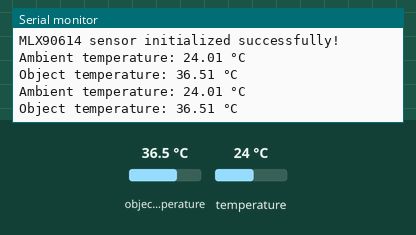
A sketch run on a simulated Arduino Uno, built with avr-gcc and run on an emulated ATmega328P. Parts: the last lines printed to the serial monitor. The test bench sets the inputs (shaded band); at power-on: object temperature 36.5 °C, temperature 24 °C.

Above: at 1.8 s.
1.9 s: object temperature set to 20 °C
At 2.8 s:
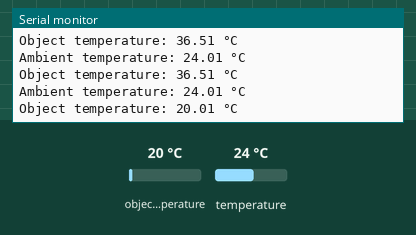
3.4 s: temperature set to 12 °C
At 4.7 s:
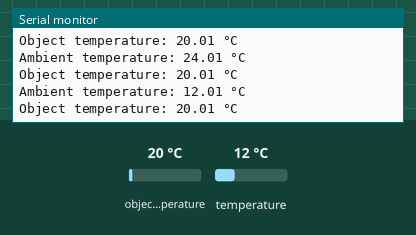
4.9 s: object temperature set to 26 °C
At 5.8 s:
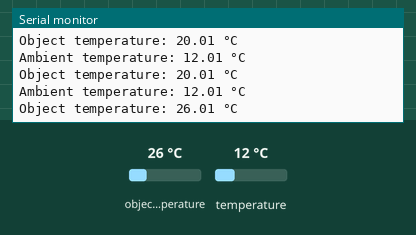
Timing chart, 0 to 7.9 s (numbered marks = the images above; inputs shaded):
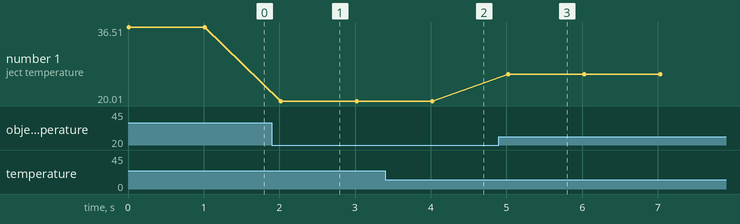

Measured:
- after the input at 1.9 s, the serial monitor: prints a new line after 0.12 s (image 1)
- after the input at 3.4 s, the serial monitor: prints a new line after 0.62 s (image 2)
- after the input at 4.9 s, the serial monitor: prints a new line after 0.13 s (image 3)
- plotted number 1: 36.51 → 20.01 after the input at 1.9 s, 20.01 → 26.01 after the input at 4.9 s

The sketch:

heat.ino
```cpp
#include <Wire.h>
#include <Adafruit_MLX90614.h>

// Create an instance of the MLX90614 sensor
Adafruit_MLX90614 mlx = Adafruit_MLX90614();

void setup() {
  Serial.begin(57600);

  // Initialize communication with the sensor
  if (!mlx.begin()) {
    Serial.println("Error connecting to MLX90614 sensor. Check wiring.");
    while (1);  // Stay here if the sensor isn't found
  }

  Serial.println("MLX90614 sensor initialized successfully!");
}

void loop() {
  // Read ambient (room) temperature
  float ambientTemp = mlx.readAmbientTempC();

  // Read object (target) temperature
  float objectTemp = mlx.readObjectTempC();

  // Debug: Print the temperatures to the serial monitor
  Serial.print("Ambient temperature: ");
  Serial.print(ambientTemp);
  Serial.println(" °C");

  Serial.print("Object temperature: ");
  Serial.print(objectTemp);
  Serial.println(" °C");

  // Wait for 1 second before taking the next reading
  delay(1000);
}
```
